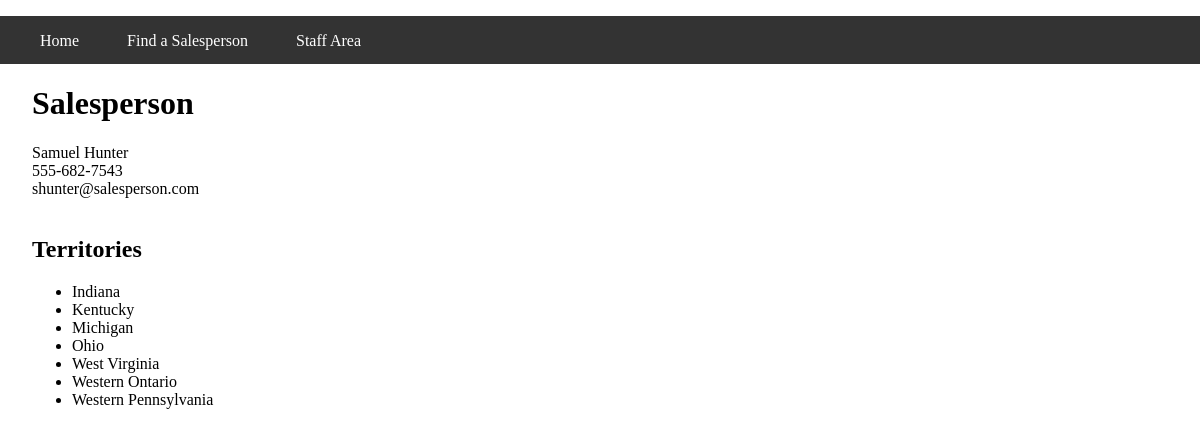
The page /salesperson.php?id=7 on the database its author committed.
### tables this page shows
CREATE TABLE `salespeople` (
  `id` int(11) NOT NULL,
  `first_name` varchar(255) DEFAULT NULL,
  `last_name` varchar(255) DEFAULT NULL,
  `phone` varchar(255) DEFAULT NULL,
  `email` varchar(255) DEFAULT NULL
);

CREATE TABLE `salespeople_territories` (
  `territory_id` int(11) DEFAULT NULL,
  `salesperson_id` int(11) DEFAULT NULL
);

CREATE TABLE `territories` (
  `id` int(11) NOT NULL,
  `name` varchar(255) DEFAULT NULL,
  `state_id` int(11) DEFAULT NULL,
  `position` int(11) DEFAULT NULL
);

### private/functions.php (called while the page is built, shortened)
<?php
  function h($string="") {
    return htmlspecialchars($string);
  }
  function url_for($script_path) {
    return DOC_ROOT . $script_path;
  }
?>

### private/database.php (called while the page is built, shortened)
<?php
  function db_query($connection, $sql) {
    $result_set = mysqli_query($connection, $sql);
    return $result_set;
  }
  function db_fetch_assoc($result_set) {
    return mysqli_fetch_assoc($result_set);
  }
  function db_escape($connection, $string) {
    return mysqli_real_escape_string($connection, $string);
  }
?>

### private/query_functions.php (called while the page is built, shortened)
<?php
  function find_salesperson_by_id($id=0) {
    global $db;
    $sql = "SELECT * FROM salespeople ";
    $sql .= "WHERE id='" . db_escape($db, $id) . "' ";
    $sql .= "LIMIT 1;";
    $salespeople_result = db_query($db, $sql);
    return $salespeople_result;
  }
  function find_territories_by_salesperson_id($id=0) {
    global $db;
    $sql = "SELECT * FROM territories ";
    $sql .= "LEFT JOIN salespeople_territories
              ON (territories.id = salespeople_territories.territory_id) ";
    $sql .= "WHERE salespeople_territories.salesperson_id='" . db_escape($db, $id) . "' ";
    $sql .= "ORDER BY territories.name ASC;";
    $territories_result = db_query($db, $sql);
    return $territories_result;
  }
?>

### public/salesperson.php (the view, shortened to what this page needs)
<?php
  $id = $_GET['id'];
  $salespeople_result = find_salesperson_by_id($id);
  $row_count = db_num_rows($salespeople_result);
  if($row_count > 0) {
    $person = db_fetch_assoc($salespeople_result);
  } else {
    redirect_to('territories.php');
  }
?>
<?php include(SHARED_PATH . '/header.php'); ?>
<?php include(SHARED_PATH . '/public_menu.php'); ?>
<div id="main-content">
  <div id="salesperson>">
    <h1>Salesperson</h1>
    <div class="details">
      <?php
        echo h($person['first_name']) . " " . h($person['last_name']);
        echo "<br />";
        echo h($person['phone']);
        echo "<br />";
        echo h($person['email']);
        echo "<br />";
      ?>
    </div>
    <br />
    <div id="territories">
      <h2>Territories</h2>
      <?php
        $territories_result = find_territories_by_salesperson_id($id);
        echo "<ul id=\"territories\">";
        while($territory = db_fetch_assoc($territories_result)) {
          echo "<li>" . h($territory['name']) . "</li>";
        }
        echo "</ul>";
      ?>
    </div>
  </div>
</div>
<?php include(SHARED_PATH . '/footer.php'); ?>

### private/shared/header.php (shortened to what this page needs)
<!doctype html>
<html lang="en">
  <head>
  </head>
  <body>

### private/shared/public_menu.php
<div id="menu">
  <ul>
    <li><a href="<?php echo url_for('/index.php'); ?>">Home</a></li>
    <li><a href="<?php echo url_for('/territories.php'); ?>">Find a Salesperson</a></li>
    <li><a href="<?php echo url_for('/staff/index.php'); ?>">Staff Area</a></li>
  </ul>
</div>

### private/shared/footer.php (shortened to what this page needs)
  </body>
</html>

### private/shared/header.php (style rules this page uses)
html, body { margin: 0; padding: 0; height: 100%; width: 100%; }
#menu { width: 100%; height: 3em; margin: 0; padding: 0; background-color: #333333; }
#menu ul { list-style: none; }
#menu ul li { float: left; margin-top: 1em; margin-right: 3em; }
#menu ul li a { color: #FFFFFF; text-decoration: none; }
#main-content { padding: 0 2em; }

### rows shown on the page
salespeople: first_name "Samuel", last_name "Hunter", phone "555-682-7543", email "shunter@salesperson.com"
salespeople_territories: territory.name "Indiana"
salespeople_territories: territory.name "Kentucky"
salespeople_territories: territory.name "Michigan"
salespeople_territories: territory.name "Ohio"
salespeople_territories: territory.name "West Virginia"
salespeople_territories: territory.name "Western Ontario"
salespeople_territories: territory.name "Western Pennsylvania"
